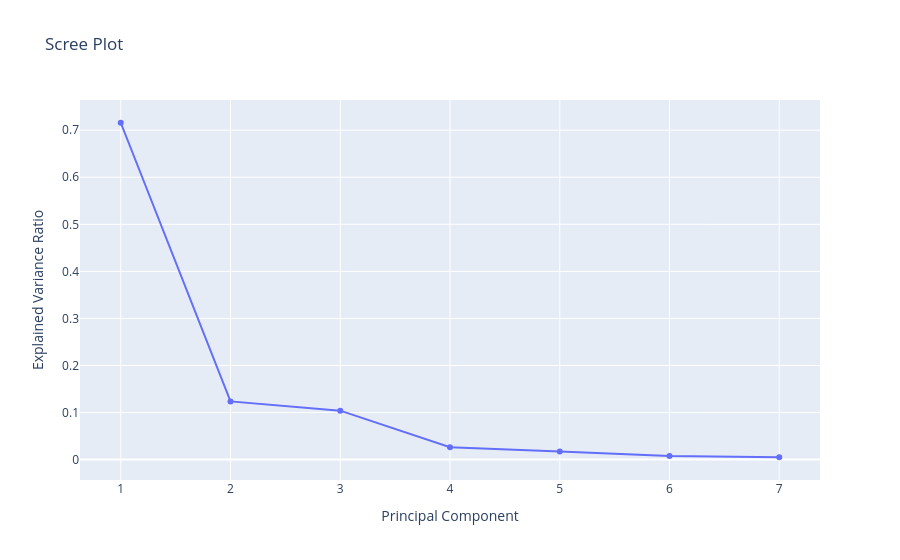

Write notebook code for a chart like this one.
### Code cell
# =========================
# CARGA DE DATOS
# =========================
file_path = '../../data/s1/e4/auto-mpg.csv'

import pandas as pd
import numpy as np
import seaborn as sns
import matplotlib.pyplot as plt
import plotly.express as px
from statsmodels.stats.outliers_influence import variance_inflation_factor
from statsmodels.tools.tools import add_constant
from sklearn.preprocessing import StandardScaler
from sklearn.decomposition import PCA

df = pd.read_csv(file_path)

# =========================
# TIPOS DE DATOS
# =========================

print("Data Types:")
print(df.dtypes)

# =========================
# VALORES FALTANTES
# =========================

print("\nMissing Values Before Cleaning:")
print(df.isnull().sum())

# Buscar valores no numéricos en horsepower
non_numeric_hp = df[~df['horsepower'].astype(str).str.replace('.', '', 1).str.isnumeric()]['horsepower'].unique()
print("\nNon-numeric horsepower values:", non_numeric_hp)

# Reemplazar '?' por NaN y convertir a numérico
df['horsepower'].replace('?', np.nan, inplace=True)
df['horsepower'] = pd.to_numeric(df['horsepower'], errors='coerce')

print("\nMissing Values After Replacing '?':")
print(df.isnull().sum())

# Rellenar NaN con la media
mean_hp = df['horsepower'].mean()
df['horsepower'].fillna(mean_hp, inplace=True)

# =========================
# HEATMAP DE CORRELACIÓN
# =========================

corr = df.select_dtypes(include=['float64', 'int64']).corr()

plt.figure(figsize=(10, 8))
sns.heatmap(corr, annot=True, cmap='coolwarm', fmt='.2f', square=True, linewidths=0.5)
plt.title("Correlation Heatmap of Numeric Features")
plt.show()

# =========================
# SCATTER MATRIX ORIGINAL
# =========================

numeric_df = df.select_dtypes(include=['float64', 'int64'])

sns.pairplot(numeric_df, diag_kind='kde',
             plot_kws={'alpha': 0.6, 's': 40, 'edgecolor': 'k'})
plt.suptitle("Scatter Matrix of Numerical Features", y=1.02)
plt.show()

# =========================
# VIF (Multicolinealidad)
# =========================

X_vif = df.drop(columns=['car name', 'origin'])
X_vif = add_constant(X_vif)

# Remove rows with inf or nan values
X_vif = X_vif.replace([np.inf, -np.inf], np.nan).dropna()

vif = pd.DataFrame()
vif["Feature"] = X_vif.columns
vif["VIF"] = [variance_inflation_factor(X_vif.values, i) for i in range(X_vif.shape[1])]

print("\nVariance Inflation Factor:")
print(vif)

# =========================
# PCA
# =========================
X = df.drop(columns=['car name', 'origin'])
# Elimina cualquier fila con NaN antes de PCA (por seguridad extra)
X_no_nan = X.dropna()

scaler = StandardScaler()
X_scaled = scaler.fit_transform(X_no_nan)

pca = PCA()
X_pca = pca.fit_transform(X_scaled)

# =========================
# SCREE PLOT (MATPLOTLIB)
# =========================

plt.figure(figsize=(8, 5))
plt.plot(range(1, len(pca.explained_variance_ratio_) + 1),
         pca.explained_variance_ratio_,
         marker='o', linestyle='--')
plt.title('Scree Plot')
plt.xlabel('Principal Component')
plt.ylabel('Explained Variance Ratio')
plt.grid(True)
plt.xticks(range(1, len(pca.explained_variance_ratio_) + 1))
plt.show()

# =========================
# SCREE PLOT INTERACTIVO
# =========================

components = list(range(1, len(pca.explained_variance_ratio_) + 1))
variance_ratio = pca.explained_variance_ratio_

fig = px.line(
    x=components,
    y=variance_ratio,
    markers=True,
    labels={"x": "Principal Component", "y": "Explained Variance Ratio"},
    title="Scree Plot"
)

fig.show()

# =========================
# TABLA DE VARIANZA EXPLICADA
# =========================

explained_variance = pd.DataFrame({
    "Principal Component": [f"PC{i+1}" for i in range(len(pca.explained_variance_ratio_))],
    "Explained Variance Ratio": pca.explained_variance_ratio_,
    "Cumulative Variance": np.cumsum(pca.explained_variance_ratio_)
})

print("\nExplained Variance per Principal Component:")
display(explained_variance.round(4))

# =========================
# LOADINGS DEL PCA
# =========================

loadings = pd.DataFrame(
    pca.components_.T,
    columns=[f"PC{i+1}" for i in range(len(X.columns))],
    index=X.columns
)

print("\nPrincipal Component Loadings:")
display(loadings.round(4))

# =========================
# PRIMERAS 3 COMPONENTES
# =========================

X_pca_3 = X_pca[:, :3]

df_pca = pd.DataFrame(X_pca_3, columns=['PC1', 'PC2', 'PC3'])

print("\nTop 3 Principal Components:")
display(df_pca.head())

# =========================
# CORRELACIÓN ENTRE PCs
# =========================

corr_pca = df_pca[['PC1', 'PC2', 'PC3']].corr()

plt.figure(figsize=(6, 4))
sns.heatmap(corr_pca, annot=True, cmap='coolwarm', fmt='.2f', square=True, linewidths=0.5)
plt.title("Correlation Heatmap of Principal Components")
plt.show()

# =========================
# SCATTER MATRIX DE PCs
# =========================

sns.pairplot(df_pca[['PC1', 'PC2', 'PC3']],
             diag_kind='kde',
             plot_kws={'alpha': 0.6, 's': 40, 'edgecolor': 'k'})
plt.suptitle("Scatter Matrix of Principal Components", y=1.02)
plt.show()

### Figure 1 — Plotly figure (JSON) as saved in the notebook; plotly's stock layout.template omitted (floating-point values rounded to 4 significant figures)
{"data": [{"hovertemplate": "Principal Component=%{x}<br>Explained Variance Ratio=%{y}<extra></extra>", "legendgroup": "", "line": {"color": "#636efa", "dash": "solid"}, "marker": {"symbol": "circle"}, "mode": "lines+markers", "name": "", "orientation": "v", "showlegend": false, "type": "scatter", "x": [1, 2, 3, 4, 5, 6, 7], "xaxis": "x", "y": [0.7158, 0.1237, 0.1041, 0.02627, 0.01742, 0.007751, 0.005041], "yaxis": "y"}], "layout": {"legend": {"tracegroupgap": 0}, "title": {"text": "Scree Plot"}, "xaxis": {"anchor": "y", "domain": [0, 1], "title": {"text": "Principal Component"}}, "yaxis": {"anchor": "x", "domain": [0, 1], "title": {"text": "Explained Variance Ratio"}}}}
